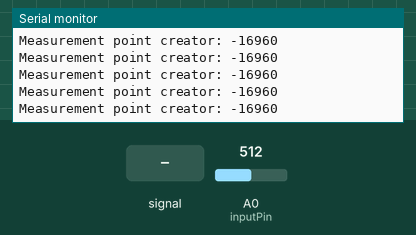
Simulated run of this program. Board: Arduino Mega 2560, built with avr-gcc and run on an emulated ATmega2560. On the bench: the last lines printed to the serial monitor. The test bench sets the inputs (shaded band); at power-on: A0 (inputPin) = 512.

Above: at 1.2 s.
1.3 s: A0 (inputPin) fed a 200 Hz sine of ±460 counts around its level
At 2.49 s:
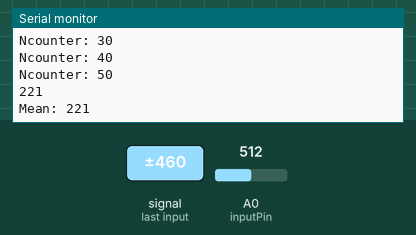
3.9 s: A0 (inputPin) fed a 1000 Hz sine of ±255 counts around its level
At 4.54 s:
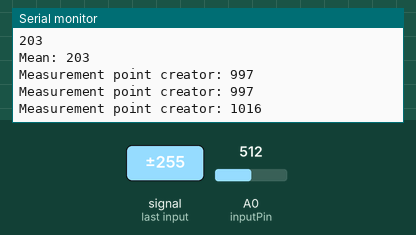
6.9 s: A0 (inputPin) set to 716
At 10.37 s:
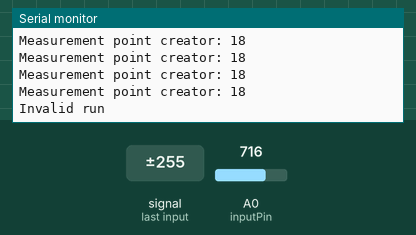
Timing chart, 0 to 11.9 s (numbered marks = the images above; inputs shaded):
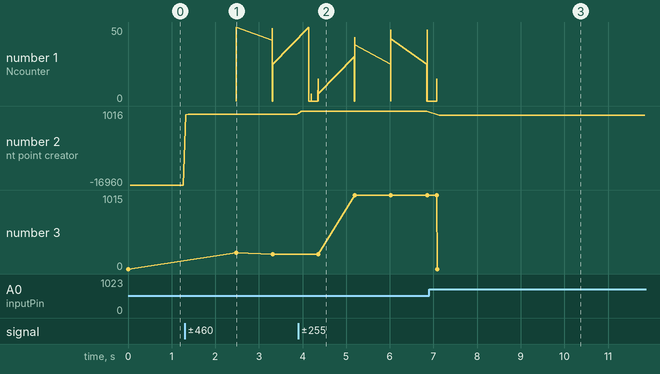

Measured:
- after the input at 1.3 s, the serial monitor: prints a new line at once (image 1)
- after the input at 3.9 s, the serial monitor: prints a new line at once (image 2)
- after the input at 6.9 s, the serial monitor: prints a new line after 0.24 s (image 3)
- plotted number 2: -16960 → 203 after the input at 1.3 s, 203 → 1015 after the input at 3.9 s
- plotted number 3: 0 → 203 after the input at 1.3 s, 203 → 1015 after the input at 3.9 s

The program:

main.cpp
```cpp
// (licence header left out)
// #include <LCD.h>
// #include <LiquidCrystal_I2C.h>
// #include <Wire.h>
#include "../lib/MemoryFree-master/MemoryFree.h"
#include <Arduino.h>
#include <assert.h>

// #define I2C_ADDR 0x27 //Define I2C Address where the PCF8574A is
// #define BACKLIGHT_PIN 3
// #define En_pin 2
// #define Rw_pin 1
// #define Rs_pin 0
// #define D4_pin 4
// #define D5_pin 5
// #define D6_pin 6
// #define D7_pin 7

int readCount = 3;
int pinreads[] = {120, 89, 90};
int readpos = 0;


// LiquidCrystal_I2C lcd(I2C_ADDR, En_pin,Rw_pin,Rs_pin,D4_pin,D5_pin,D6_pin,D7_pin);

int topTrigger = 560;
int bottomTrigger = 440;
const long usInSec = 1000000;

const int measurementIterationGoal = 6;
const int mmPointIterationGoal = 15; // With this configuration we can only support a max of 50 hz.
const int probeIterationGoal = 500;

const int deviationAllowance = 20;
const int mmPtVarianceAllowance = 5;
const int mmVarianceAllowance = 5;
const int mmPtNeighbourVarianceAllowance = 20;
const int mmNeighbourVarianceAllowance = 20;

const int minBarrier = 50;
const int inputPin = A0;

enum Mode
{
  Measurement,
  Tuning,
  Options
};
int mode;

void setup()
{
  Serial.begin(500000);
  // attachInterrupt(digitalPinToInterrupt(2), interrupt, FALLING);
  // lcd.begin (16,2);
  // lcd.setBacklightPin(BACKLIGHT_PIN,POSITIVE);
  // lcd.setBacklight(HIGH);
  // lcd.clear();
  // lcd.setCursor(0,0);
  // lcd.print("Kalibrierung");
  // lcd.setCursor(0,1);
  // lcd.print("empfohlen");
  mode = Measurement;
}

class measurer {
private:
  bool validMeasurement = true;
  bool validRun = true;
  int measurementPoints[mmPointIterationGoal] = {119, 89, 90};
  int measurements[measurementIterationGoal];

  void overMinBarrier() {
    int lowCounter = 0;
      for (int i = 0; i < mmPointIterationGoal; i++) {
        int& currentVal = measurementPoints[i];
        if (currentVal < 50) {
          lowCounter ++;
        }
      }

      if (lowCounter > (1/3 * mmPointIterationGoal)) {
        validRun = false;
      }

  }
                    //                        measurementIterationGoal     mmVarianceAllowance              mmVarianceAllowance
                    // measurementPoints[]    mmPointIterationGoal         mmPtNeighbourVarianceAllowance   mmPtVarianceAllowance
  int averageFinder(int* inputArrayPtr, const int& inputArrayLenght, const int& neighbourVarianceAllowance, const int& varianceAllowance) {
    int*& inputArray = inputArrayPtr;
    int maxValue = inputArray[0]; // Determine maximal and minimal value
    int minValue = inputArray[0];

    for (int i = 0; i < inputArrayLenght; i++)
    {
      int& currentVal = inputArray[i]; // Experimental
      if (currentVal > maxValue)
        maxValue = currentVal;
      if (currentVal < minValue)
        minValue = currentVal;
    }

    int necessaryVal = maxValue - minValue + 1; // Needed Size of neighbourCounter

    if (necessaryVal >= neighbourVarianceAllowance) // We don't need to do all of this if all values are the same or close enough together to take a clean mean without preprocessing.
    {
      byte neighbourCounter[necessaryVal] = {0};
      Serial.print("Necessary value: ");
      Serial.println(necessaryVal);

      for (int i = 0; i < inputArrayLenght; i++) // Create histogram
      {
        int currentVal = inputArray[i];
        int posValue = currentVal - minValue;
        int posValue2 = maxValue - currentVal;

        for (int j = 1; j <= varianceAllowance && j <= posValue; j++){
          int writepos = posValue - j;
          int addVal = varianceAllowance - j;
          assert(writepos < necessaryVal);
          assert(addVal <= varianceAllowance);
          neighbourCounter[writepos] += addVal;
        }
        for (int j = 0; j <= varianceAllowance && j <= posValue2; j++){
          int writepos = posValue + j;
          int addVal = varianceAllowance - j;
          assert(writepos < necessaryVal);
          assert(addVal <= varianceAllowance);
          neighbourCounter[writepos] += addVal;
        }
      }
      for (int i = 0; i < necessaryVal; i++) {
        int currentVal = neighbourCounter[i];
        Serial.print("Ncounter: ");
        Serial.println(currentVal);
      }
      int maxNeighbours = 0; // Get Point with most variables nearby
      int mNValuesSize = 0;
      int mNValuesIndex = 0;

      for (int i = 0; i < necessaryVal; i++){
        int currentVal = neighbourCounter[i];
        if (currentVal > maxNeighbours) maxNeighbours = currentVal;
      }

      for (int i = 0; i < necessaryVal; i++){
        int currentVal = neighbourCounter[i];
        if (currentVal == maxNeighbours) mNValuesSize ++;
      }

      int mNValues [mNValuesSize];
      int mean;

      for (int i = 0; i < necessaryVal; i++){
        int currentVal = neighbourCounter[i];
        if (currentVal == maxNeighbours){
            mNValues[mNValuesIndex] = minValue + i;
            Serial.println(minValue + i);
            mNValuesIndex ++;
        }
      }

      // Maybe set max deviation to 50 and then take median/mean from there and maybe take 20 values around mean and take the median of them
      if ((mNValues[mNValuesSize - 1] - mNValues[0] + 1) <= neighbourVarianceAllowance) { // Actually determine mean
        long sumOfVals = 0;
        for (int i = 0; i < mNValuesSize; i++){
          sumOfVals += mNValues[i];
        }
        mean = sumOfVals / mNValuesSize;
        Serial.print("Mean: ");
        Serial.println(mean);
        return mean;
      }

      else {
        return 0;
      }
    }

    else if (necessaryVal == 1) {
      return inputArray[0];
    }

    else {
      int sumOfmmPoints = 0;
      for (int i = 0; i < inputArrayLenght; i++)
        sumOfmmPoints += inputArray[i];
      int mean = sumOfmmPoints / inputArrayLenght;
      return mean;
    }
  }

  void mmPointCreator() {
    for (int mmPointIteration = 0; mmPointIteration < mmPointIterationGoal; mmPointIteration++) // Create measurement points
    {
      int waveCounter = 0;
      long startTime = micros();
      bool completeWave = true;

      for (int probeIteration = 0; probeIteration < probeIterationGoal; probeIteration++)
      {
        int input = analogRead(inputPin);
        if (completeWave && input >= topTrigger)
        {
          waveCounter++;
          completeWave = false;
        }
        else if (input <= bottomTrigger)
          completeWave = true; // Avoid adding incomplete waves to the wave counter
      }

      long endTime = micros(); // Calculate Frequency
      long timeDiff = endTime - startTime;
      long timepWave = timeDiff / waveCounter;
      int freq = usInSec / timepWave;
      bool validResult; // TODO: Assess if there was no clear overariching average
      measurementPoints[mmPointIteration] = freq;

      Serial.print("Measurement point creator: ");
      Serial.println(freq);
      // group frequencies and get median/mean of frequencies
      // get number of neighbours for number and get modal from number of neighbours
    }
  }

  int mmCreator()
  {
    int measurementIndex = 0;

    while (measurementIndex < measurementIterationGoal)
    {
      validRun = true;
      int mean;
      mmPointCreator();
      overMinBarrier();

      if (validRun)
        mean = averageFinder(measurementPoints, mmPointIterationGoal, mmPtNeighbourVarianceAllowance, mmPtVarianceAllowance);

      if (validRun) {
        measurements[measurementIndex] = mean;
        measurementIndex ++;
      }
      else
        Serial.println("Invalid run");

      /*
          Calculate whether the measurements are valid
        */
      // int deviationCounter = 0;

      // for (int i = 0; i < mmPointIterationGoal; i++) {
      //   int currentMm = measurementPoints[i];

      //   if (currentMm < 50) { // If the frequency is way to low we know that we have either left or have entered a overtone heavy portion, so we invalidate the entire measurement. // Make propotional
      //     validRun = false;
      //     break;
      //   }
      //   if (abs(modeOfMms - currentMm) > deviationAllowance) deviationCounter ++;
      // }

      // if (deviationCounter > (2/3 * mmPointIterationGoal)) validRun = false;
    }

    int mean = averageFinder(measurements, measurementIterationGoal, mmNeighbourVarianceAllowance, mmVarianceAllowance);
    if (mean == 0) {
      validMeasurement = false;
    }
    return mean;
  }

public:
  int measure() {
    int result = mmCreator();
    if (validMeasurement) {
      Serial.print("End result: ");
      Serial.println(result);
    }
    else
    {
      Serial.println("Invalid measurement");
    }
    return result;
  }
};

class measurementMode {
public:
  void measurement() {

  }

  // void reset()
  // {
  //   // TODO: Write a reset function, so that the options can get called at any point in time
  // }
};

class tuningMode
{
public:
  void tuning()
  {
  }
};

class optionsMode
{
public:
  void optionsInterrupt()
  {
  }
  void options()
  {
  }
};

measurementMode mmModeObj;
tuningMode tModeObj;
optionsMode oModeObj;
measurer measurerObj;

void loop()
{
  Serial.println("Loop");
  Serial.println(mode);
  switch (mode)
  {
  case Measurement:
    Serial.println("Measurement");
    // mmModeObj.measurement();
    measurerObj.measure();

    break;

  case Tuning:
    Serial.println("Tuning");
    tModeObj.tuning();
    break;

  case Options:
    Serial.println("Options");
    oModeObj.options();
    break;
  }
}
```
